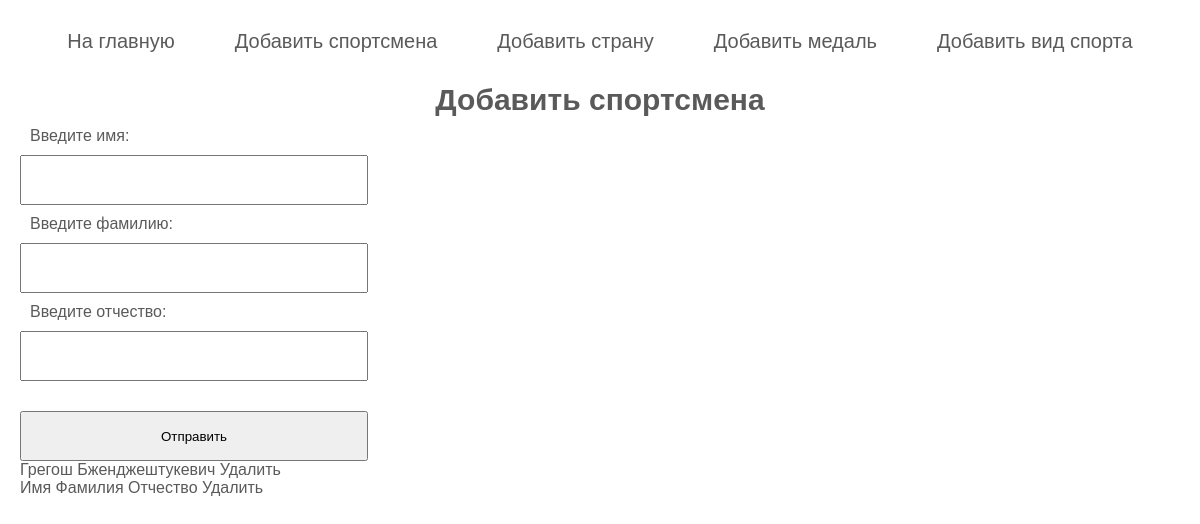
The page /tasks/addAthleth.php on the database its author committed.
### tables this page shows
CREATE TABLE `athletes` (
  `id` int(11) NOT NULL,
  `name` varchar(100) NOT NULL,
  `sure_name` varchar(150) NOT NULL,
  `patronymic` varchar(50) DEFAULT NULL
);

### tasks/addAthleth.php (the view, shortened to what this page needs)
<?php
$conn = conn();
$athletes = [];
$sql = "SELECT * FROM athletes";
$result = mysqli_query($conn, $sql);
if ($result) {
    while ($row = mysqli_fetch_assoc($result)) {
        $athletes[] = $row;
    }
}
?>
<!DOCTYPE html>
<html lang="en">
<head>
    <link rel="stylesheet" href="/style/main.css">
</head>
<body>
<?php include './tamplate/header.php'?>
    <form class="athleth_form" method="POST">
        <h2 class="athleth_title">Добавить спортсмена </h2>
        <label class="athleth_label" form="name"> Введите имя: </label>
            <input class="athleth_input" type="text" name="name" id ="name" value="">
        <label class="athleth_label" from="sure_name"> Введите фамилию:</label>
            <input class="athleth_input" type="text" name="sure_name" id="sure_name" value="">
        <label class="athleth_label" from="patronymic"> Введите отчество:</label>
            <input  class="athleth_input" type="text" name="patronymic" id="patronymic" value="">
        <input class="athleth_input athleth_input_submit " type="submit" value="Отправить">
    </form>
    <?php foreach ($athletes as $value) : ?>
        <ul>
            <li> <?= $value['name']; ?> <?= $value['sure_name']; ?> <?= $value['patronymic']; ?> <a href="./addAthleth.php?id=<?= $value['id'] ?>">Удалить</a></li>
        </ul>
    <?php endforeach; ?>
</body>
</html>

### style/main.css (style rules this page uses)
*, *::before, *::after { box-sizing: border-box; margin: 0; padding: 0; }
body,html { color: rgb(90, 90, 90); padding: 0 10px; font-family: Arial, Helvetica, sans-serif; }
ul { list-style: none; }
a { text-decoration: none; color: inherit; }
.athleth_form { display: flex; flex-direction: column; }
.athleth_title { font-size: 30px; text-align: center; }
.athleth_label { margin: 10px; }
.athleth_input { padding: 5px; height: 50px; width: 30%; }
.athleth_input_submit { margin-top: 30px; }

### rows shown on the page
athletes: name "Грегош", sure_name "Бженджештукевич"
athletes: name "Имя", sure_name "Фамилия", patronymic "Отчество"
